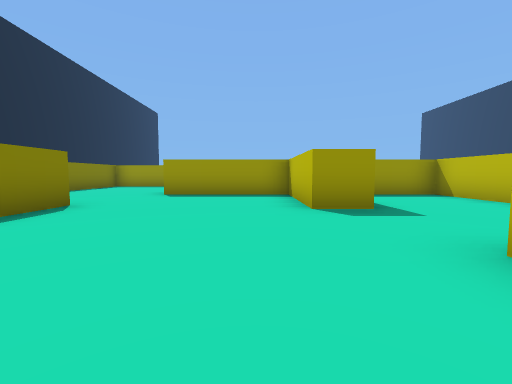
View 1 (above)

24 first-person views from a walk through a scene from a Unity 3-D project. The camera is 0.56 m above the floor, tilts 4° down and sees 90° across. The floor is counted in squares, 1 m on a side. Each view is taken from the middle of a square. On the plan, view 1 faces up. The plan holds only what a view shows up to about 9 squares ahead; the rest is blank. The place goes on beyond the plan.

View 2
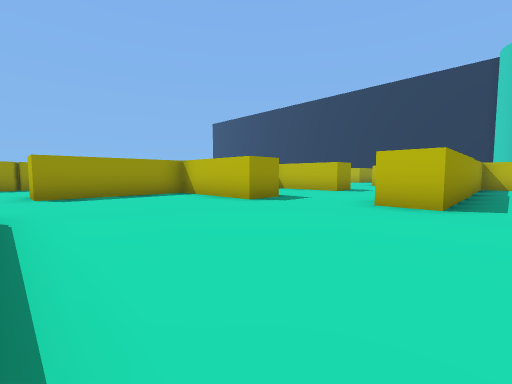

View 3
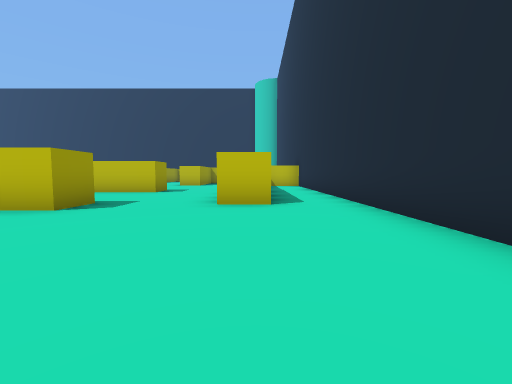

View 4
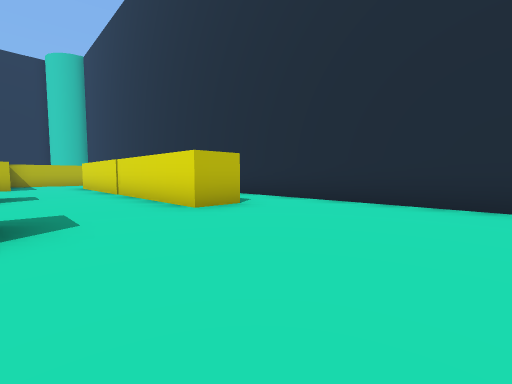

View 5
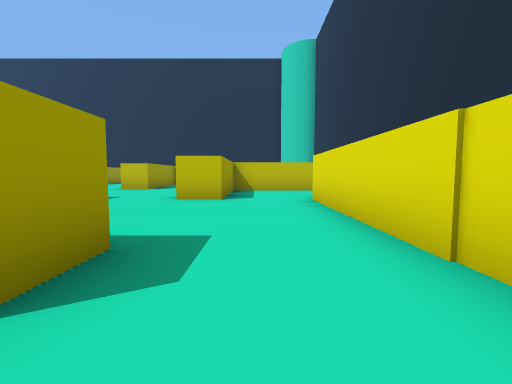

View 6
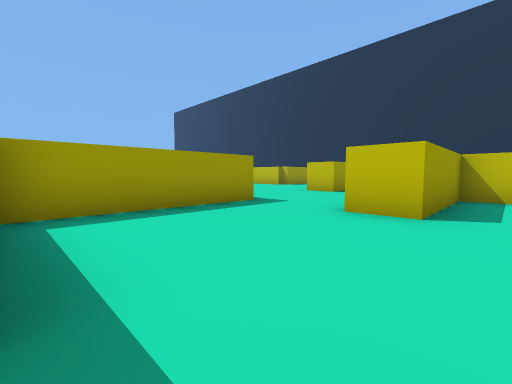

View 7
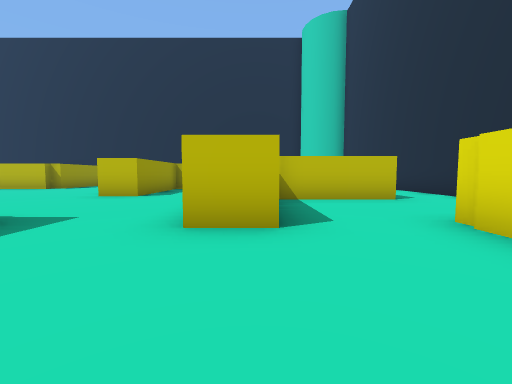

View 8
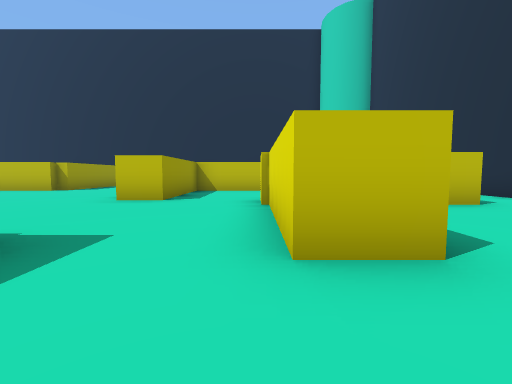

View 9
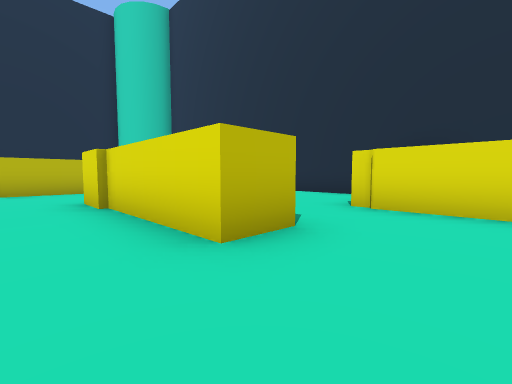

View 10
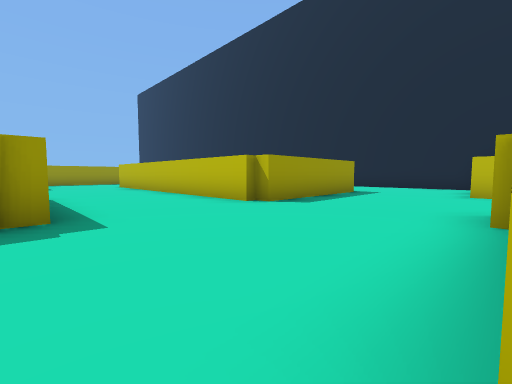

View 11
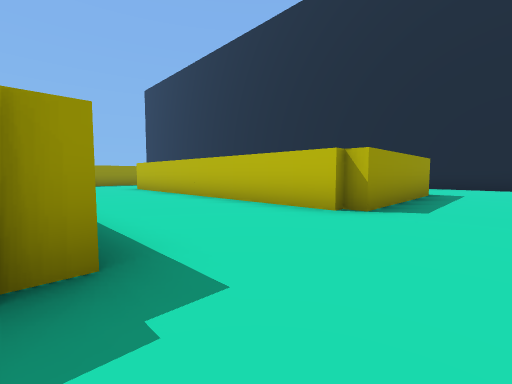

View 12
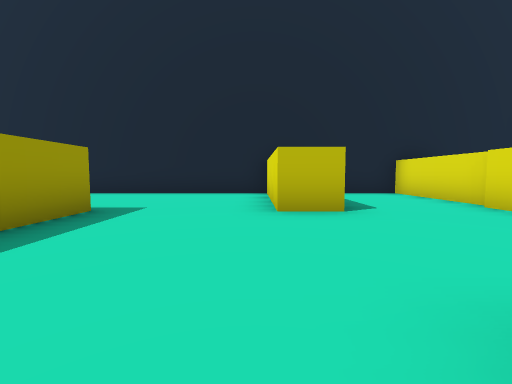

View 13
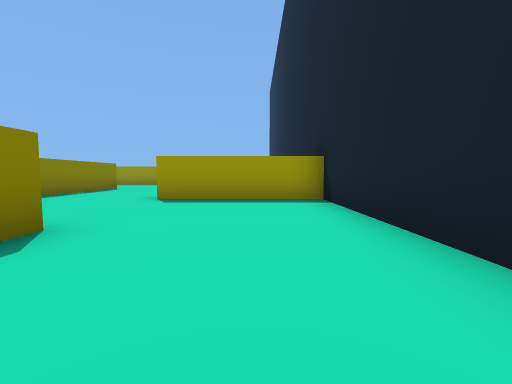

View 14
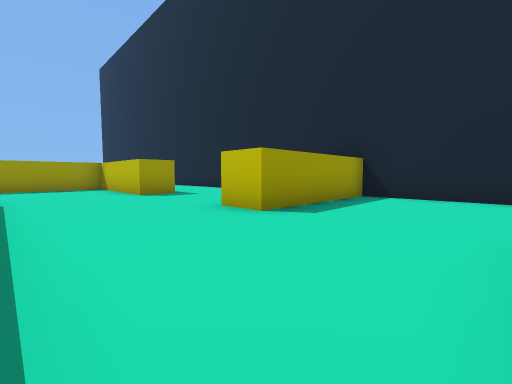

View 15
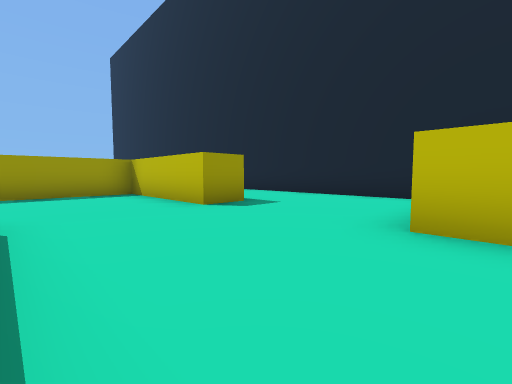

View 16
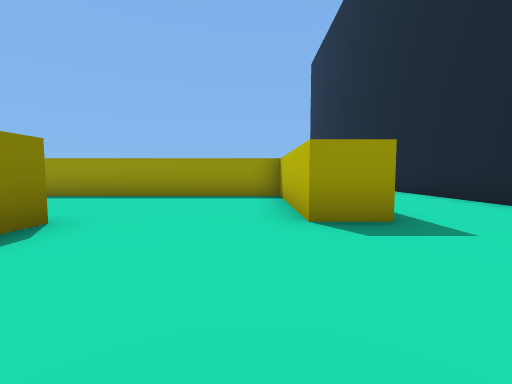

View 17
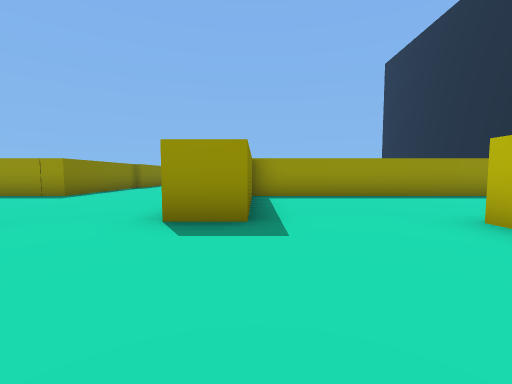

View 18
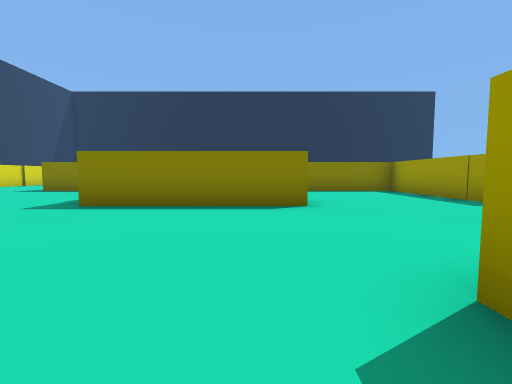

View 19
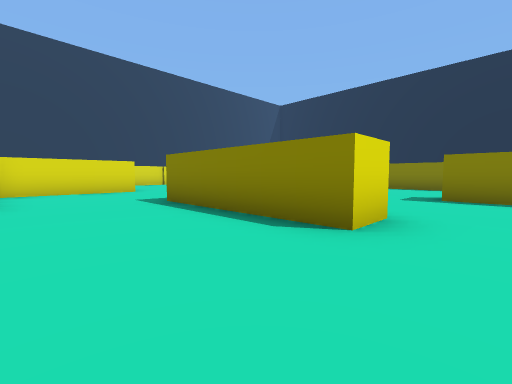

View 20
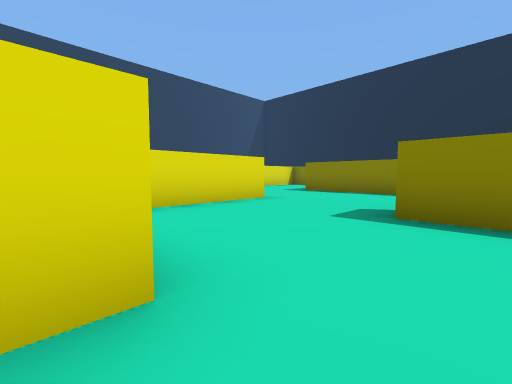

View 21
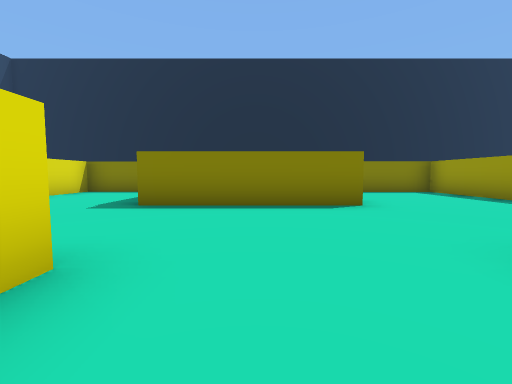

View 22
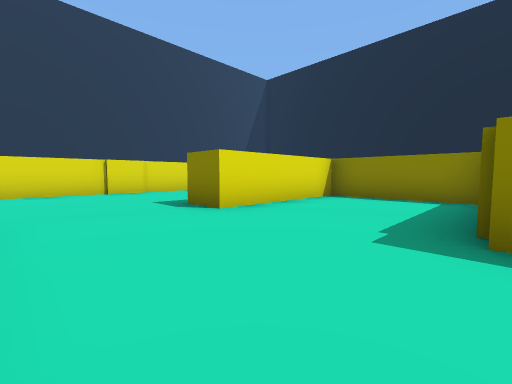

View 23
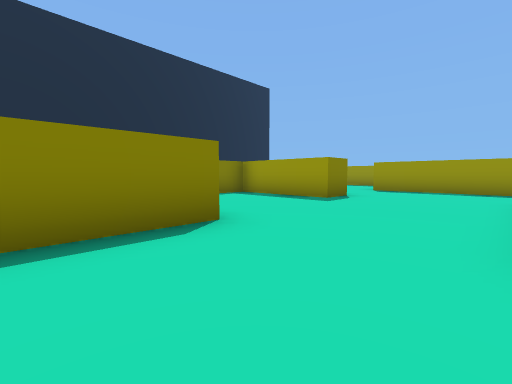

View 24
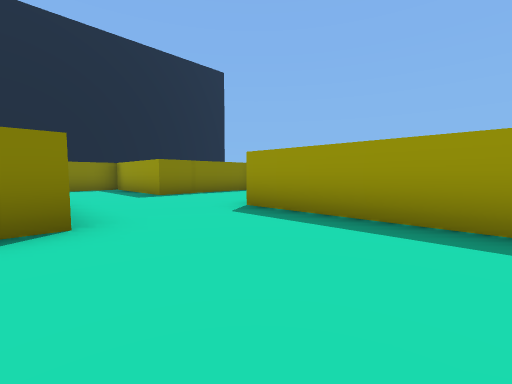

### Floor plan
Points are (right, up) in squares from view 1. A wall is a line through its corners. A room is listed if a view was taken in it or the views show most of it. See-through windows are left out.
Room 1 (views 1, 2, 3, 4, 5, 6, 7, 8, 9)
walls: (2, 4.1) (0.9, 4.1) (0.9, 7) (-2.5, 7); (6, 4.1) (4.9, 4.1) (4.9, 7) (3.2, 7); (-3.3, 4.6) (-3.3, 3.2); (-2.1, -1) (6, -1); (9, 0) (9, 0.7) (1.7, 0.7) (1.7, 1.8) (10, 1.8); (9.6, 3.8) (9.6, 4.8) (10.6, 4.8); (10, 7) (5.9, 7)
ways out: opening at (-3, 6) to room 2; opening at (10, 6) to room 2; opening at (10, 3) to room 3
Room 2 (views 10, 11, 12, 13, 14, 15, 16, 17, 18, 19, 20, 21, 22, 23, 24)
walls: (8.5, 19.9) (9.5, 19.9) (9.5, 15.9); (8.9, 12.6) (12, 12.6); (4.5, 16.8) (7.2, 16.8); (5.5, 13.2) (5.5, 11.9); (13.5, 11.7) (12.9, 11.7); (13.9, 22.4) (13.9, 20) (12.9, 20); (17.6, 20) (17.6, 16.4); (1.5, 20) (1.5, 15.9); (9.1, 26.1) (9.1, 23.5) (5.5, 23.5) (5.5, 19.9); (13.5, 7) (13.5, 8); (20.9, 12.6) (20.9, 12); (4.1, 27.2) (0.5, 27.2); (0.9, 24.5) (0.9, 23.5) (-2.1, 23.5) (-2.1, 21.4); (21.6, 20) (20.6, 20) (20.6, 23.5) (13.9, 23.5); (-2.1, 15.6) (-2.1, 12.6) (1.5, 12.6) (1.5, 11.6); (21, 11.7) (16.9, 11.7) (16.9, 11.9) (16.6, 11.9) (16.6, 20); (10.6, 4.8) (13.8, 4.8); (-2.2, 11.7) (-3, 11.7); (-0.8, 8) (4.1, 8); (20.8, 7.6) (20.8, 8.7) (24.5, 8.7) (24.5, 15.7) (20.8, 15.7) (20.8, 16.8); (24.5, 17.5) (24.5, 25.4); (-2.5, 7) (-2.5, 8); (20.8, 5.1) (21.4, 5.1); (-2.6, 27.5) (-2.6, 27.2) (-5.8, 27.2); (21.5, 4.8) (24.5, 4.8) (24.5, 6.5); (-6.3, 9.1) (-6.3, 8.6); (-6.1, 26.8) (-6.1, 25.5)
ways out: opening at (-3, 6) to room 1; opening at (10, 6) to room 1; opening at (14, 6)
Room 3 (no view inside)
walls: (12.7, 0.9) (12.7, 3.8) (9.6, 3.8); (11.1, -1) (13.6, -1)
ways out: opening at (10, 3) to room 1; opening at (13, 0)

Where each view was taken, in squares from view 1:
view 1: 0 up, 0 right, facing up
view 2: 0 up, 3 left, facing up-right
view 3: 1 up, 3 left, facing right
view 4: 4 up, 2 left, facing down-right
view 5: 3 up, 4 right, facing right
view 6: 3 up, 6 right, facing up-right
view 7: 4 up, 7 right, facing right
view 8: 5 up, 8 right, facing right
view 9: 6 up, 8 right, facing down-right
view 10: 8 up, 13 right, facing up-right
view 11: 10 up, 13 right, facing up-right
view 12: 9 up, 17 right, facing right
view 13: 10 up, 23 right, facing up
view 14: 13 up, 18 right, facing up-right
view 15: 16 up, 18 right, facing up-right
view 16: 17 up, 20 right, facing up
view 17: 17 up, 14 right, facing up
view 18: 19 up, 14 right, facing left
view 19: 21 up, 12 right, facing down-left
view 20: 21 up, 9 right, facing down-left
view 21: 18 up, 6 right, facing left
view 22: 16 up, 4 right, facing down-left
view 23: 18 up, 4 right, facing up-left
view 24: 24 up, 4 right, facing up-left
